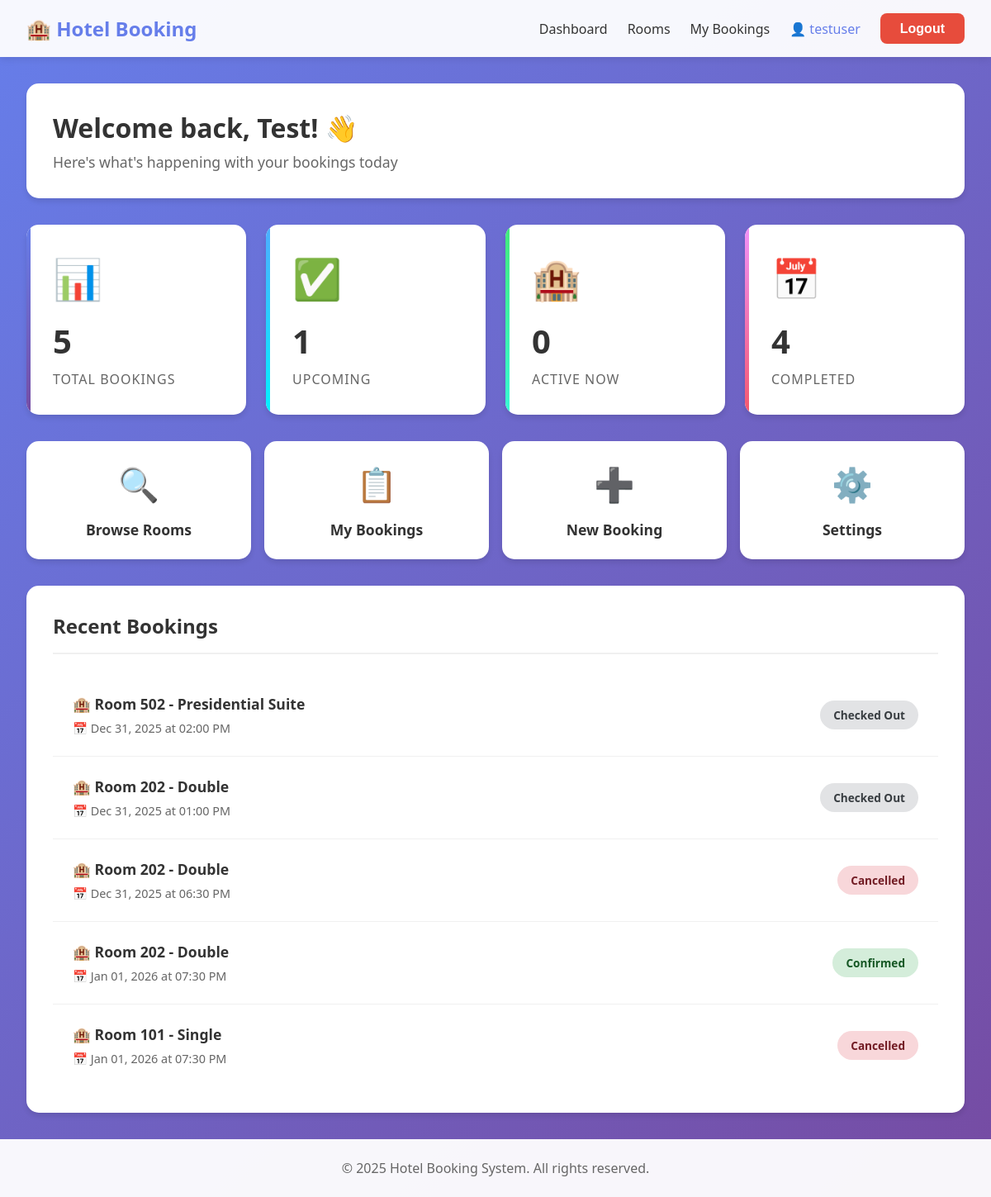
The app's page /dashboard/ (signed in) with its own data.
### bookings/models.py (models this page shows, shortened)
class Booking(models.Model):
    BOOKING_TYPES = [
        ('hourly', 'Hourly'),
        ('daily', 'Daily'),
    ]
    STATUS_CHOICES = [
        ('pending', 'Pending'),
        ('confirmed', 'Confirmed'),
        ('checked_in', 'Checked In'),
        ('checked_out', 'Checked Out'),
        ('cancelled', 'Cancelled'),
        ('expired', 'Expired'),
    ]
    user = models.ForeignKey(
        User,
        on_delete=models.CASCADE,
        related_name='bookings',
        db_index=True
    )
    room = models.ForeignKey(
        Room,
        on_delete=models.PROTECT,
        related_name='bookings',
        db_index=True
    )
    booking_type = models.CharField(
        max_length=10,
        choices=BOOKING_TYPES,
        db_index=True
    )
    start_time = models.DateTimeField(db_index=True)
    end_time = models.DateTimeField(db_index=True)
    guest_name = models.CharField(max_length=100)
    guest_email = models.EmailField()
    guest_phone = models.CharField(max_length=20)
    number_of_guests = models.PositiveIntegerField(
        validators=[MinValueValidator(1)]
    )
    status = models.CharField(
        max_length=20,
        choices=STATUS_CHOICES,
        default='pending',
        db_index=True
    )
    total_price = models.DecimalField(
        max_digits=10,
        decimal_places=2,
        validators=[MinValueValidator(Decimal('0.01'))]
    )
    actual_checkin_time = models.DateTimeField(null=True, blank=True)
    actual_checkout_time = models.DateTimeField(null=True, blank=True)
    cancelled_at = models.DateTimeField(null=True, blank=True)
    cancellation_reason = models.TextField(blank=True, null=True)
    special_requests = models.TextField(blank=True, null=True)
    notes = models.TextField(blank=True, null=True)
    created_at = models.DateTimeField(auto_now_add=True)
    updated_at = models.DateTimeField(auto_now=True)
    class Meta:
        ordering = ['-created_at']
        indexes = [
            models.Index(fields=['user', 'status']),
            models.Index(fields=['room', 'start_time', 'end_time']),
            models.Index(fields=['status', 'start_time']),
            models.Index(fields=['-created_at']),
        ]
        constraints = [
            models.CheckConstraint(
                condition=models.Q(end_time__gt=models.F('start_time')),
                name='end_time_after_start_time'
            ),
        ]

### rooms/models.py (models this page shows, shortened)
class Room(models.Model):
    ROOM_TYPES = [
        ('single', 'Single'),
        ('double', 'Double'),
        ('suite', 'Suite'),
        ('deluxe', 'Deluxe'),
        ('presidential', 'Presidential Suite'),
    ]
    STATUS_CHOICES = [
        ('available', 'Available'),
        ('maintenance', 'Under Maintenance'),
        ('inactive', 'Inactive'),
    ]
    room_number = models.CharField(
        max_length=10,
        unique=True,
        db_index=True,
        help_text="Unique room identifier"
    )
    room_type = models.CharField(
        max_length=20,
        choices=ROOM_TYPES,
        db_index=True
    )
    capacity = models.PositiveIntegerField(
        validators=[MinValueValidator(1)],
        help_text="Maximum number of guests"
    )
    hourly_rate = models.DecimalField(
        max_digits=10,
        decimal_places=2,
        validators=[MinValueValidator(Decimal('0.01'))],
        help_text="Rate per hour"
    )
    daily_rate = models.DecimalField(
        max_digits=10,
        decimal_places=2,
        validators=[MinValueValidator(Decimal('0.01'))],
        help_text="Rate per day (24 hours)"
    )
    floor = models.PositiveIntegerField(
        null=True,
        blank=True,
        help_text="Floor number"
    )
    amenities = models.JSONField(
        default=list,
        blank=True,
        help_text="List of amenities (WiFi, TV, AC, etc.)"
    )
    description = models.TextField(blank=True, null=True)
    status = models.CharField(
        max_length=20,
        choices=STATUS_CHOICES,
        default='available',
        db_index=True
    )
    image_url = models.URLField(blank=True, null=True)
    created_at = models.DateTimeField(auto_now_add=True)
    updated_at = models.DateTimeField(auto_now=True)
    class Meta:
        ordering = ['room_number']
        indexes = [
            models.Index(fields=['room_type', 'status']),
            models.Index(fields=['status', 'room_number']),
        ]

### bookings/frontend_views.py (the view)
# urls.py: path('dashboard/', frontend_views.dashboard_view, name='dashboard'),
@login_required
def dashboard_view(request):
    user = request.user
    now = timezone.now()
    total_bookings = Booking.objects.filter(user=user).count()
    upcoming_bookings = Booking.objects.filter(
        user=user,
        status__in=['pending', 'confirmed'],
        start_time__gt=now
    ).count()
    active_bookings = Booking.objects.filter(
        user=user,
        status__in=['confirmed', 'checked_in'],
        start_time__lte=now,
        end_time__gte=now
    ).count()
    past_bookings = Booking.objects.filter(
        user=user,
        status__in=['checked_out', 'cancelled']
    ).count()
    recent_bookings = Booking.objects.filter(
        user=user
    ).select_related('room').order_by('-created_at')[:5]
    context = {
        'total_bookings': total_bookings,
        'upcoming_bookings': upcoming_bookings,
        'active_bookings': active_bookings,
        'past_bookings': past_bookings,
        'recent_bookings': recent_bookings,
    }
    return render(request, 'dashboard.html', context)

### templates/dashboard.html (shortened to what this page needs)
{% extends 'base.html' %}
{% block content %}
<div class="dashboard-header">
    <h1>Welcome back, {{ user.first_name }}! 👋</h1>
    <p>Here's what's happening with your bookings today</p>
</div>
<div class="stats-grid">
    <div class="stat-card">
        <div class="stat-icon">📊</div>
        <div class="stat-number">{{ total_bookings }}</div>
        <div class="stat-label">Total Bookings</div>
    </div>
    <div class="stat-card success">
        <div class="stat-icon">✅</div>
        <div class="stat-number">{{ upcoming_bookings }}</div>
        <div class="stat-label">Upcoming</div>
    </div>
    <div class="stat-card info">
        <div class="stat-icon">🏨</div>
        <div class="stat-number">{{ active_bookings }}</div>
        <div class="stat-label">Active Now</div>
    </div>
    <div class="stat-card warning">
        <div class="stat-icon">📅</div>
        <div class="stat-number">{{ past_bookings }}</div>
        <div class="stat-label">Completed</div>
    </div>
</div>
<div class="quick-actions">
    <a href="{% url 'rooms' %}" class="action-card">
        <div class="action-icon">🔍</div>
        <div class="action-title">Browse Rooms</div>
    </a>
    <a href="{% url 'my_bookings' %}" class="action-card">
        <div class="action-icon">📋</div>
        <div class="action-title">My Bookings</div>
    </a>
    <a href="{% url 'rooms' %}" class="action-card">
        <div class="action-icon">➕</div>
        <div class="action-title">New Booking</div>
    </a>
    <a href="{% url 'profile' %}" class="action-card">
        <div class="action-icon">⚙️</div>
        <div class="action-title">Settings</div>
    </a>
</div>
<div class="recent-bookings">
    <h2>Recent Bookings</h2>
    {% if recent_bookings %}
        {% for booking in recent_bookings %}
        <div class="booking-item">
            <div class="booking-info">
                <div class="booking-room">
                    🏨 Room {{ booking.room.room_number }} - {{ booking.room.get_room_type_display }}
                </div>
                <div class="booking-date">
                    📅 {{ booking.start_time|date:"M d, Y" }} at {{ booking.start_time|time:"h:i A" }}
                </div>
            </div>
            <span class="booking-status status-{{ booking.status }}">
                {{ booking.get_status_display }}
            </span>
        </div>
        {% endfor %}
    {% else %}
        <div class="empty-state">
            <div class="empty-state-icon">📭</div>
            <p>No bookings yet. Start by browsing available rooms!</p>
            <a href="{% url 'rooms' %}" class="btn btn-primary" style="margin-top: 1rem;">Browse Rooms</a>
        </div>
    {% endif %}
</div>
{% endblock %}

### templates/base.html (shortened to what this page needs)
<!DOCTYPE html>
<html lang="en">
<head>
</head>
<body>
    <nav class="navbar">
        <a href="{% url 'home' %}" class="navbar-brand">🏨 Hotel Booking</a>
        <div class="navbar-menu">
            {% if user.is_authenticated %}
                <a href="{% url 'dashboard' %}">Dashboard</a>
                <a href="{% url 'rooms' %}">Rooms</a>
                <a href="{% url 'my_bookings' %}">My Bookings</a>
                <span style="color: #667eea;">👤 {{ user.username }}</span>
                <form method="POST" action="{% url 'logout' %}" style="display: inline;">
                    <button type="submit" class="btn btn-danger">Logout</button>
                </form>
            {% else %}
                <a href="{% url 'login' %}" class="btn btn-secondary">Login</a>
                <a href="{% url 'register' %}" class="btn btn-primary">Register</a>
            {% endif %}
        </div>
    </nav>
    <div class="container">
        {% block content %}{% endblock %}
    </div>
    <footer>
        <p>&copy; 2025 Hotel Booking System. All rights reserved.</p>
    </footer>
</body>
</html>

### templates/base.html (style rules this page uses)
* { margin: 0; padding: 0; box-sizing: border-box; }
body { font-family: 'Segoe UI', Tahoma, Geneva, Verdana, sans-serif; background: linear-gradient(135deg, #667eea 0%, #764ba2 100%); min-height: 100vh; display: flex; flex-direction: column; }
.navbar { background: rgba(255, 255, 255, 0.95); padding: 1rem 2rem; box-shadow: 0 2px 10px rgba(0,0,0,0.1); display: flex; justify-content: space-between; align-items: center; }
.navbar-brand { font-size: 1.5rem; font-weight: bold; color: #667eea; text-decoration: none; }
.navbar-menu { display: flex; gap: 1.5rem; align-items: center; }
.navbar-menu a { color: #333; text-decoration: none; font-weight: 500; transition: color 0.3s; }
.btn { padding: 0.6rem 1.5rem; border: none; border-radius: 8px; cursor: pointer; font-size: 1rem; font-weight: 600; transition: all 0.3s; text-decoration: none; display: inline-block; }
.btn-danger { background: #e74c3c; color: white; }
.container { flex: 1; max-width: 1200px; margin: 0 auto; padding: 2rem; width: 100%; }
footer { background: rgba(255, 255, 255, 0.95); padding: 1.5rem; text-align: center; color: #666; margin-top: auto; }

### templates/dashboard.html (style rules this page uses)
.dashboard-header { background: white; padding: 2rem; border-radius: 15px; margin-bottom: 2rem; box-shadow: 0 4px 6px rgba(0,0,0,0.1); }
.dashboard-header h1 { color: #333; margin-bottom: 0.5rem; }
.dashboard-header p { color: #666; font-size: 1.1rem; }
.stats-grid { display: grid; grid-template-columns: repeat(auto-fit, minmax(250px, 1fr)); gap: 1.5rem; margin-bottom: 2rem; }
.stat-card { background: white; padding: 2rem; border-radius: 15px; box-shadow: 0 4px 6px rgba(0,0,0,0.1); transition: transform 0.3s, box-shadow 0.3s; position: relative; overflow: hidden; }
.stat-card::before { content: ''; position: absolute; top: 0; left: 0; width: 5px; height: 100%; background: linear-gradient(135deg, #667eea 0%, #764ba2 100%); }
.stat-card.warning::before { background: linear-gradient(135deg, #f093fb 0%, #f5576c 100%); }
.stat-card.success::before { background: linear-gradient(135deg, #4facfe 0%, #00f2fe 100%); }
.stat-card.info::before { background: linear-gradient(135deg, #43e97b 0%, #38f9d7 100%); }
.stat-icon { font-size: 3rem; margin-bottom: 1rem; }
.stat-number { font-size: 2.5rem; font-weight: bold; color: #333; margin-bottom: 0.5rem; }
.stat-label { color: #666; font-size: 1rem; text-transform: uppercase; letter-spacing: 1px; }
.quick-actions { display: grid; grid-template-columns: repeat(auto-fit, minmax(200px, 1fr)); gap: 1rem; margin-bottom: 2rem; }
.action-card { background: white; padding: 1.5rem; border-radius: 15px; text-align: center; box-shadow: 0 4px 6px rgba(0,0,0,0.1); transition: all 0.3s; text-decoration: none; color: #333; }
.action-icon { font-size: 2.5rem; margin-bottom: 1rem; }
.action-title { font-weight: 600; font-size: 1.1rem; }
.recent-bookings { background: white; padding: 2rem; border-radius: 15px; box-shadow: 0 4px 6px rgba(0,0,0,0.1); }
.recent-bookings h2 { color: #333; margin-bottom: 1.5rem; padding-bottom: 1rem; border-bottom: 2px solid #f0f0f0; }
.booking-item { display: flex; justify-content: space-between; align-items: center; padding: 1.5rem; border-bottom: 1px solid #f0f0f0; transition: background 0.3s; }
.booking-item:last-child { border-bottom: none; }
.booking-info { flex: 1; }
.booking-room { font-weight: 600; color: #333; font-size: 1.1rem; margin-bottom: 0.5rem; }
.booking-date { color: #666; font-size: 0.9rem; }
.booking-status { padding: 0.5rem 1rem; border-radius: 20px; font-size: 0.85rem; font-weight: 600; }
.status-confirmed { background: #d4edda; color: #155724; }
.status-checked_out { background: #e2e3e5; color: #383d41; }
.status-cancelled { background: #f8d7da; color: #721c24; }

### records on screen
Booking: room.room_number "502", room.room_type "Presidential Suite", start_time "Dec 31, 2025", start_time "02:00 PM", status "Checked Out"
Booking: room.room_number "202", room.room_type "Double", start_time "Dec 31, 2025", start_time "01:00 PM", status "Checked Out"
Booking: room.room_number "202", room.room_type "Double", start_time "Dec 31, 2025", start_time "06:30 PM", status "Cancelled"
Booking: room.room_number "202", room.room_type "Double", start_time "Jan 01, 2026", start_time "07:30 PM", status "Confirmed"
Booking: room.room_number "101", room.room_type "Single", start_time "Jan 01, 2026", start_time "07:30 PM", status "Cancelled"

### other values on screen
{{ user.username }} "testuser"
{{ user.first_name }} "Test"
{{ total_bookings }} "5"
{{ upcoming_bookings }} "1"
{{ active_bookings }} "0"
{{ past_bookings }} "4"
